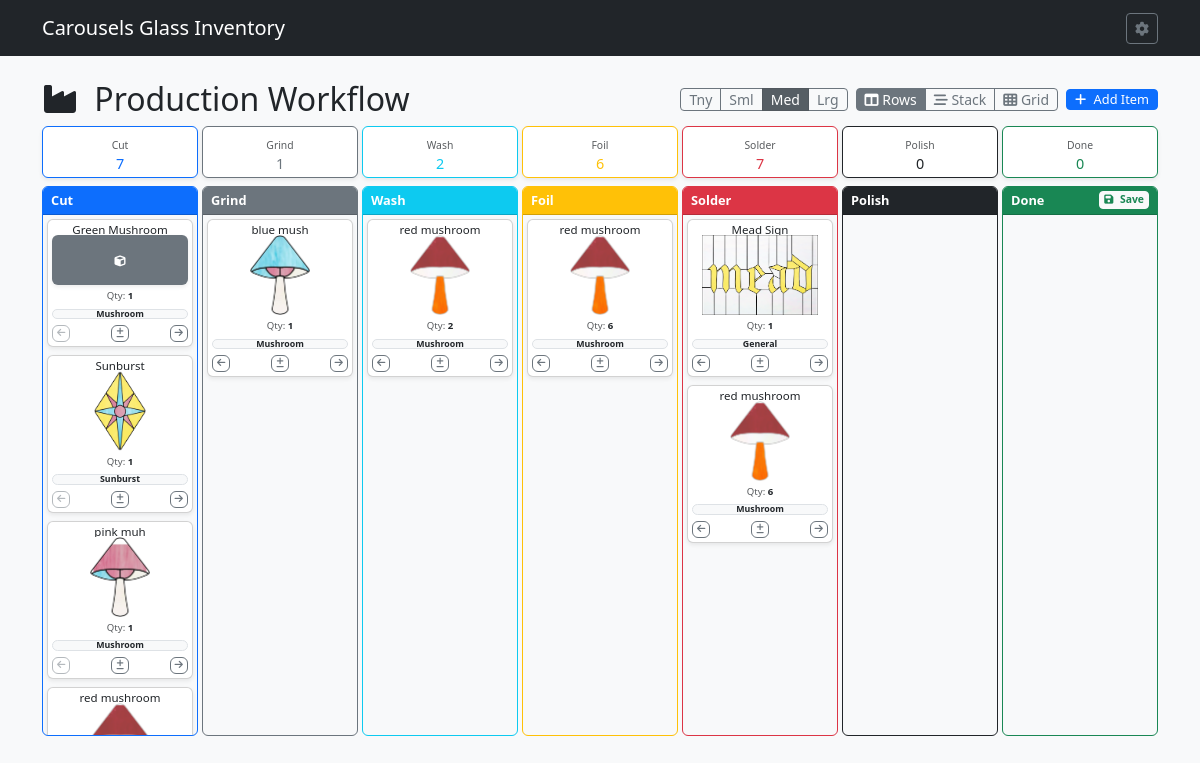
Screenshot of /production with the database file from the repository.
### tables this page shows
CREATE TABLE ICC (

    IPID INTEGER PRIMARY KEY AUTOINCREMENT,	--Item State ID
    ITEMID INTEGER,				--Item ID
    IPCUT INTEGER,				--Item num in Cut State
    IPGRND INTEGER,				--Item num in Grind State
    IPWASH INTEGER,				--Item num in Wash State
    IPFOIL INTEGER,				--Item num in Foil State
    IPSLDR INTEGER,				--Item num in Solder State
    IPPOLISH INTEGER,				--Item num in Polish State
    IPDONE INTEGER,				--Item num in Finished State
    IPTS TEXT,					--Item state time stamp

    FOREIGN KEY (ITEMID) REFERENCES ITM(ITEMID) ON DELETE CASCADE ON UPDATE CASCADE

);

CREATE TABLE ITM (

    ITEMID INTEGER PRIMARY KEY AUTOINCREMENT,	--Item ID
    ITMNAME TEXT,				--Item Name
    ITMIMG TEXT,				--Item Image
    ONEOFF INTEGER,				--One off Item
    VARIAT INTEGER,				--Is Variation Boolean
    ITMGRP TEXT,				--Item Group
    CURRENT INTEGER,				--Currently Being Sold Bool
    ITMPTRN TEXT,				--Item Pattern Image
    ITMSVG TEXT,				--Item SVG
    ITMNOTE TEXT,				--Item Notes
    ITMLEN TEXT,				--Item Length
    ITMWID TEXT,				--Item Width
    IMISLDR INTEGER,				--Item Solder IMI ID
    IMICAME INTEGER,				--Item CAME IMI ID
    IMIFOIL INTEGER,				--Item Foil IMI ID
    IMICHAIN INTEGER,				--Item Chain IMI ID
    IMIRING INTEGER,				--Item Ring IMI ID
    IMIWIRE INTEGER,				--Item Wire IMI ID
    PARENT INTEGER,				--Parent Item ID
    PATINA TEXT,				--Patina Type
    ISACTIVE INTEGER,				--Is Active Item

    FOREIGN KEY (ITMGRP) REFERENCES IGP(ITMGRP) ON DELETE SET NULL ON UPDATE CASCADE,
    FOREIGN KEY (IMISLDR) REFERENCES IMI(IMIID) ON DELETE SET NULL ON UPDATE CASCADE,
    FOREIGN KEY (IMICAME) REFERENCES IMI(IMIID) ON DELETE SET NULL ON UPDATE CASCADE,
    FOREIGN KEY (IMIFOIL) REFERENCES IMI(IMIID) ON DELETE SET NULL ON UPDATE CASCADE,
    FOREIGN KEY (IMICHAIN) REFERENCES IMI(IMIID) ON DELETE SET NULL ON UPDATE CASCADE,
    FOREIGN KEY (IMIRING) REFERENCES IMI(IMIID) ON DELETE SET NULL ON UPDATE CASCADE,
    FOREIGN KEY (IMIWIRE) REFERENCES IMI(IMIID) ON DELETE SET NULL ON UPDATE CASCADE,
    FOREIGN KEY (PATINA) REFERENCES PATINA(PATINA) ON DELETE SET NULL ON UPDATE CASCADE
);

### routes/production_routes.py (the view)
@production_bp.route('/production', methods=['GET'])
def production_board():
    db = get_db_from_app()
    query = """

        SELECT

            i.ITEMID, i.ITMNAME, i.ITMIMG, i.ITMGRP, i.ONEOFF, i.CURRENT, i.VARIAT, i.PARENT,

            c.IPID,

            COALESCE(c.IPCUT, 0) AS IPCUT,

            COALESCE(c.IPGRND, 0) AS IPGRND,

            COALESCE(c.IPWASH, 0) AS IPWASH,

            COALESCE(c.IPFOIL, 0) AS IPFOIL,

            COALESCE(c.IPSLDR, 0) AS IPSLDR,

            COALESCE(c.IPPOLISH, 0) AS IPPOLISH,

            COALESCE(c.IPDONE, 0) AS IPDONE,

            c.IPTS

        FROM ITM i

        LEFT JOIN ICC c ON i.ITEMID = c.ITEMID

        WHERE i.ISACTIVE = 1

        ORDER BY i.ITMNAME ASC

    """
    items = db.execute(query).fetchall()
    item_groups = db.execute("SELECT ITMGRP FROM IGP WHERE ISACTIVE = 1 OR ISACTIVE IS NULL ORDER BY ITMGRP ASC").fetchall()
    master_items = db.execute("""

        SELECT ITEMID, ITMNAME, ITMGRP, ONEOFF, CURRENT, VARIAT, PARENT

        FROM ITM

        WHERE ISACTIVE = 1

        ORDER BY ITMNAME ASC

    """).fetchall()
    summary_query = """

        SELECT

            SUM(COALESCE(IPCUT, 0)) as total_cut,

            SUM(COALESCE(IPGRND, 0)) as total_grind,

            SUM(COALESCE(IPWASH, 0)) as total_wash,

            SUM(COALESCE(IPFOIL, 0)) as total_foil,

            SUM(COALESCE(IPSLDR, 0)) as total_solder,

            SUM(COALESCE(IPPOLISH, 0)) as total_polish,

            SUM(COALESCE(IPDONE, 0)) as total_done

        FROM ICC

    """
    summary = db.execute(summary_query).fetchone()
    return render_template(
        'production_board.html',
        items=items,
        summary=summary,
        item_groups=item_groups,
        master_items=master_items
    )

### app.py (called while the page is built)
def get_db():
    conn = sqlite3.connect(DATABASE)
    conn.row_factory = sqlite3.Row
    conn.execute("PRAGMA foreign_keys = ON;")
    return conn

### routes/production_routes.py (called while the page is built)
def get_db_from_app():
    from __main__ import get_db
    return get_db()

### templates/production_board.html (shortened to what this page needs)
{% extends "base.html" %}
{% block content %}
<div class="row mb-2 align-items-center">
    <div class="col">
        <h2 class="mb-0"><i class="fas fa-industry me-2"></i> Production Workflow</h2>
    </div>
    <div class="col-auto d-flex gap-2 align-items-center">
        <div class="btn-group" role="group" aria-label="Card Size Switcher" id="cardSizeButtonGroup">
            <button type="button" class="btn btn-outline-secondary btn-sm py-0 px-2" id="sizeBtnTiny" title="Tiny Cards">Tny</button>
            <button type="button" class="btn btn-outline-secondary btn-sm py-0 px-2" id="sizeBtnSmall" title="Small Cards">Sml</button>
            <button type="button" class="btn btn-outline-secondary btn-sm active py-0 px-2" id="sizeBtnMedium" title="Medium Cards">Med</button>
            <button type="button" class="btn btn-outline-secondary btn-sm py-0 px-2" id="sizeBtnLarge" title="Large Cards">Lrg</button>
        </div>
        <div class="btn-group" role="group" aria-label="Board Layout Switcher">
            <button type="button" class="btn btn-outline-secondary btn-sm active py-0 px-2" id="layoutBtnHorizontal" title="Horizontal Layout">
                <i class="fas fa-columns"></i> Rows
            </button>
            <button type="button" class="btn btn-outline-secondary btn-sm py-0 px-2" id="layoutBtnVertical" title="Vertical Layout">
                <i class="fas fa-stream"></i> Stack
            </button>
            <button type="button" class="btn btn-outline-secondary btn-sm py-0 px-2" id="layoutBtnGrid" title="Grid Layout">
                <i class="fas fa-th"></i> Grid
            </button>
        </div>
        <button class="btn btn-primary btn-sm py-0 px-2" data-bs-toggle="modal" data-bs-target="#addItemModal" style="font-size: 0.8rem;">
            <i class="fas fa-plus me-1"></i> Add Item
        </button>
    </div>
</div>
<div class="row text-center mb-2 g-1" id="summary-cards">
    <div class="col"><div class="card shadow-sm border-primary"><div class="card-body p-1"><span class="text-muted small" style="font-size: 0.65rem;">Cut</span><h6 class="mb-0 text-primary" style="font-size: 0.9rem;" id="sum-cut">{{ summary.total_cut or 0 }}</h6></div></div></div>
    <div class="col"><div class="card shadow-sm border-secondary"><div class="card-body p-1"><span class="text-muted small" style="font-size: 0.65rem;">Grind</span><h6 class="mb-0 text-secondary" style="font-size: 0.9rem;" id="sum-grind">{{ summary.total_grind or 0 }}</h6></div></div></div>
    <div class="col"><div class="card shadow-sm border-info"><div class="card-body p-1"><span class="text-muted small" style="font-size: 0.65rem;">Wash</span><h6 class="mb-0 text-info" style="font-size: 0.9rem;" id="sum-wash">{{ summary.total_wash or 0 }}</h6></div></div></div>
    <div class="col"><div class="card shadow-sm border-warning"><div class="card-body p-1"><span class="text-muted small" style="font-size: 0.65rem;">Foil</span><h6 class="mb-0 text-warning" style="font-size: 0.9rem;" id="sum-foil">{{ summary.total_foil or 0 }}</h6></div></div></div>
    <div class="col"><div class="card shadow-sm border-danger"><div class="card-body p-1"><span class="text-muted small" style="font-size: 0.65rem;">Solder</span><h6 class="mb-0 text-danger" style="font-size: 0.9rem;" id="sum-solder">{{ summary.total_solder or 0 }}</h6></div></div></div>
    <div class="col"><div class="card shadow-sm border-dark"><div class="card-body p-1"><span class="text-muted small" style="font-size: 0.65rem;">Polish</span><h6 class="mb-0 text-dark" style="font-size: 0.9rem;" id="sum-polish">{{ summary.total_polish or 0 }}</h6></div></div></div>
    <div class="col"><div class="card shadow-sm border-success"><div class="card-body p-1"><span class="text-muted small" style="font-size: 0.65rem;">Done</span><h6 class="mb-0 text-success" style="font-size: 0.9rem;" id="sum-done">{{ summary.total_done or 0 }}</h6></div></div></div>
</div>
<div id="kanbanBoardContainer" class="kanban-layout-horizontal pb-2">
    {% set stages = [
        ('cut', 'Cut', 'primary', 'IPCUT'),
        ('grnd', 'Grind', 'secondary', 'IPGRND'),
        ('wash', 'Wash', 'info', 'IPWASH'),
        ('foil', 'Foil', 'warning', 'IPFOIL'),
        ('sldr', 'Solder', 'danger', 'IPSLDR'),
        ('polish', 'Polish', 'dark', 'IPPOLISH'),
        ('done', 'Done', 'success', 'IPDONE')
    ] %}
{% for key, label, color, col_field in stages %}
    <div class="kanban-column-wrapper">
        <div class="card bg-light border-{{ color }} h-100">
            <div class="card-header bg-{{ color }} text-white d-flex justify-content-between align-items-center py-1 px-2" style="font-size: 0.8rem;">
                <strong>{{ label }}</strong>
                {% if key == 'done' %}
                <button class="btn btn-light btn-sm py-0 px-1 text-success fw-bold" id="saveFinishedGlobalBtn" style="font-size: 0.65rem;" title="Save All Finished Items to Inventory">
                    <i class="fas fa-save me-1"></i> Save
                </button>
                {% endif %}
            </div>
            <div class="card-body p-1 kanban-stage" data-stage="{{ key }}" data-stage-index="{{ loop.index0 }}" data-stage-label="{{ label }}" style="min-height: 350px; max-height: 65vh; overflow-y: auto;">
                {% for item in items %}
                    {% set count = item[col_field] %}
                    {% if count and count > 0 %}
                    <div class="card mb-1 shadow-sm item-card" draggable="true" data-item-id="{{ item.ITEMID }}" data-item-name="{{ item.ITMNAME }}" data-current-stage="{{ key }}" data-current-index="{{ loop.index0 }}" data-available-qty="{{ count }}">
                        <div class="card-body p-1">
                            <div class="mb-0.5 text-center card-title-row">
                                <h6 class="card-title mb-0 text-truncate" style="font-size: 0.72rem; line-height: 1;">
                                    <a href="{{ url_for('item_bp.item_detail', item_id=item.ITEMID) }}" class="text-decoration-none text-dark" title="{{ item.ITMNAME }}">{{ item.ITMNAME }}</a>
                                </h6>
                            </div>
                            <div class="text-center mb-0.5">
                                {% if item.ITMIMG %}
                                    <div class="w-100 overflow-hidden bg-white rounded d-flex align-items-center justify-content-center item-img-wrapper" style="cursor: pointer;"
                                         data-bs-toggle="modal"
                                         data-bs-target="#imageModal"
                                         data-img-url="{{ url_for('static', filename=item.ITMIMG) }}"
                                         title="Click to pop up larger image">
                                        <img src="{{ url_for('static', filename=item.ITMIMG) }}"
                                             class="d-block card-img-scaled"
                                             style="max-width: 100%; max-height: 80px; width: auto; height: auto; object-fit: contain;"
                                             alt="{{ item.ITMNAME }}">
                                    </div>
                                {% else %}
                                    <div class="bg-secondary rounded w-100 d-flex align-items-center justify-content-center text-white shadow-sm item-img-placeholder" style="height: 50px; font-size: 11px;"><i class="fas fa-cube"></i></div>
                                {% endif %}
                            </div>
                            <div class="text-center mb-0.5" style="line-height: 1;">
                                <span class="text-muted" style="font-size: 0.6rem;">Qty: <strong class="item-qty text-dark">{{ count }}</strong></span>
                            </div>
                            <div class="mb-0.5 text-truncate card-group-row">
                                <span class="badge bg-light text-dark border w-100 text-truncate py-0" style="font-size: 0.55rem;" title="{{ item.ITMGRP or 'General' }}">{{ item.ITMGRP or 'General' }}</span>
                            </div>
                            <div class="d-flex justify-content-between align-items-center">
                                <button class="btn btn-outline-secondary btn-xxs py-0 px-1 move-backward-btn" style="font-size: 0.6rem;" title="Move Backward"><i class="fas fa-arrow-left move-icon-h"></i></button>
                                <button class="btn btn-outline-secondary btn-xxs py-0 px-1 qty-adjust-modal-btn" style="font-size: 0.6rem;" title="Adjust Quantity"><i class="fas fa-plus-minus"></i></button>
                                <button class="btn btn-outline-secondary btn-xxs py-0 px-1 move-forward-btn" style="font-size: 0.6rem;" title="Move Forward"><i class="fas fa-arrow-right move-icon-h"></i></button>
                            </div>
                        </div>
                    </div>
                    {% endif %}
                {% endfor %}
            </div>
        </div>
    </div>
    {% endfor %}
</div>
{% endblock %}

### templates/production_board.html (style rules this page uses)
#kanbanBoardContainer.kanban-layout-horizontal { display: flex; flex-direction: row; flex-wrap: nowrap; overflow-x: visible; gap: 0.25rem; }
#kanbanBoardContainer.kanban-layout-horizontal .kanban-column-wrapper { flex: 1 1 0; min-width: 0; }
.kanban-stage { display: grid; grid-template-columns: repeat(auto-fill, minmax(100px, 1fr)); gap: 0.25rem; align-content: start; }
#kanbanBoardContainer.card-size-medium .kanban-stage { grid-template-columns: repeat(auto-fill, minmax(100px, 1fr)); }
#kanbanBoardContainer.card-size-medium .item-img-wrapper { min-height: 50px; max-height: 80px; }
#kanbanBoardContainer.card-size-medium .card-img-scaled { max-height: 80px !important; }
#kanbanBoardContainer.card-size-medium .item-img-placeholder { height: 50px !important; }

### rows the page displays
ICC: ITMNAME "Green Mushroom", IPCUT "1", ITMGRP "Mushroom"
ICC: ITMNAME "Sunburst", ITMNAME (picture), IPCUT "1", ITMGRP "Sunburst"
ICC: ITMNAME "pink muh", ITMIMG (picture), IPCUT "1", ITMGRP "Mushroom"
ICC: ITMNAME "red mushroom", ITMIMG (picture), IPWASH "2", ITMGRP "Mushroom", count "6"
ICC: ITMNAME "blue mush", ITMIMG (picture), IPGRND "1", ITMGRP "Mushroom"
ICC: ITMNAME "Mead Sign", ITMIMG (picture), IPSLDR "1", ITMGRP "General"

### other values shown
{{ summary.total_cut or 0 }} "7"
{{ summary.total_grind or 0 }} "1"
{{ summary.total_wash or 0 }} "2"
{{ summary.total_foil or 0 }} "6"
{{ summary.total_solder or 0 }} "7"
{{ summary.total_polish or 0 }} "0"
{{ summary.total_done or 0 }} "0"
{{ label }} "Cut" "Grind" "Wash" "Foil" "Solder" "Polish" "Done"
